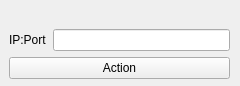
<?xml version="1.0" encoding="UTF-8"?>
<ui version="4.0">
 <class>CFavorite</class>
 <widget class="QWidget" name="CFavorite">
  <property name="geometry">
   <rect>
    <x>0</x>
    <y>0</y>
    <width>240</width>
    <height>86</height>
   </rect>
  </property>
  <property name="windowTitle">
   <string>Form</string>
  </property>
  <widget class="QWidget" name="gridLayoutWidget">
   <property name="geometry">
    <rect>
     <x>9</x>
     <y>29</y>
     <width>221</width>
     <height>51</height>
    </rect>
   </property>
   <layout class="QGridLayout" name="gridLayout">
    <item row="0" column="0">
     <widget class="QLabel" name="labelIP">
      <property name="text">
       <string>IP:Port</string>
      </property>
     </widget>
    </item>
    <item row="0" column="1">
     <widget class="QLineEdit" name="editIP">
      <property name="maxLength">
       <number>80</number>
      </property>
     </widget>
    </item>
    <item row="1" column="0" colspan="2">
     <widget class="QPushButton" name="buttonOk">
      <property name="text">
       <string>Action</string>
      </property>
     </widget>
    </item>
   </layout>
  </widget>
 </widget>
 <resources/>
 <connections/>
</ui>
